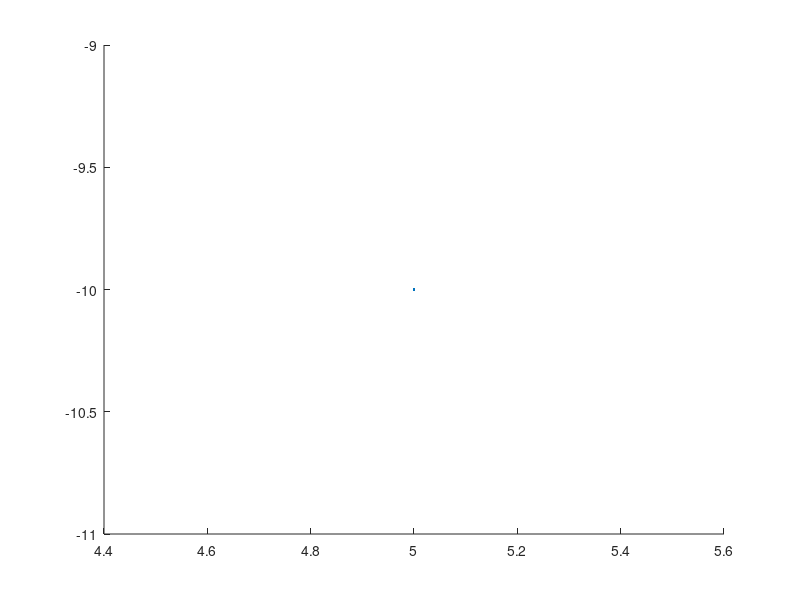

Write MATLAB code to recreate this figure. (Note: this script raises an error after producing the figure.)

function task_1_9_plot_bezier_equidistant_points_solution()
    figure();
    pt1 = [ 5;-10];
    pt2 = [9; 38];
    pt3 = [38; -5];
    pt4 = [45; 15];

    cla
    placelabel(pt1,'pt_1');
    placelabel(pt2,'pt_2');
    placelabel(pt3,'pt_3');
    placelabel(pt4,'pt_4');
    xlim([0 50]);
    ylim([-15 45])
    axis equal;
    
    hold on;
    grid on;
    SAMPLES = 18;
    t = linspace(0,1,SAMPLES);
    pts =  kron((1-t).^3,pt1) +kron(((1-t).^2*3).*t,pt2) +  kron(3.*(t.^2).*(1-t),pt3) +kron(t.^3,pt4);
    plot(pts(1,:),pts(2,:),'LineWidth',2);
    
    for k=1:size(pts,2)
        plot(pts(1,k),pts(2,k),'-o','Color',[1 0 0],...
        'MarkerSize',8,...
        'MarkerEdgeColor',[1 0 0],...
        'MarkerFaceColor',[1 0 0]);
    end
    hold off
    
    %% Compute Bezier curve length
    arc_length = compute_arc_length_cubic_bezier(pt1, pt2, pt3, pt4, 3);
    fprintf('ARC LENGTH   3 samples = %f\n', arc_length);
    
    arc_length = compute_arc_length_cubic_bezier(pt1, pt2, pt3, pt4, 7);
    fprintf('ARC LENGTH   7 samples = %f\n', arc_length);
    
    arc_length = compute_arc_length_cubic_bezier(pt1, pt2, pt3, pt4, 10);
    fprintf('ARC LENGTH  10 samples = %f\n', arc_length);    
    
    arc_length = compute_arc_length_cubic_bezier(pt1, pt2, pt3, pt4, 100);
    fprintf('ARC LENGTH 100 samples = %f\n', arc_length);
    
    arc_length = compute_arc_length_cubic_bezier(pt1, pt2, pt3, pt4, 400);
    fprintf('ARC LENGTH 400 samples = %f\n', arc_length);
    
     %% Equidistance points
    equidistance_points(pt1, pt2, pt3, pt4, 400);
    
end

function total_dist = compute_arc_length_cubic_bezier(pt1, pt2, pt3, pt4, samples)
    SAMPLES = samples;
    t       = linspace(0,1,SAMPLES);
    pts     = kron((1-t).^3,pt1) + kron(3*(1-t).^2.*t,pt2) + kron(3*(1-t).*t.^2,pt3) + kron(t.^3,pt4);
    
    total_dist = 0.0;
    for k=1:size(pts,2)-1
        dist = sqrt((pts(1,k+1)-pts(1,k))^2 + (pts(2,k+1)-pts(2,k))^2);
        total_dist = total_dist + dist;
        %fprintf('pts(%03d)-->pts(%03d) = %f\n', k, k+1, dist);
    end
    %fprintf('ARC LENGTH = %f\n', total_dist);
end

function equidistance_points(pt1, pt2, pt3, pt4, samples)
    figure;
    cla
    grid on
    placelabel(pt1,'pt_1');
    placelabel(pt2,'pt_2');
    placelabel(pt3,'pt_3');
    placelabel(pt4,'pt_4');    
    xlim([0 50]);
    ylim([-15 45]);
    axis equal
    hold on;
    
    total_dist = compute_arc_length_cubic_bezier(pt1, pt2, pt3, pt4, samples);
    
    SAMPLES = samples;
    t = linspace(0,1,SAMPLES);
    pts = kron((1-t).^3,pt1) + kron(3*(1-t).^2.*t,pt2) + kron(3*(1-t).*t.^2,pt3) + kron(t.^3,pt4);

    plot(pts(1,:),pts(2,:),'LineWidth',2);
    
    current_dist = 0.0;
    hits = 0;
    EQUIDISTANCE_POINTS = 18;
    update_target = 1;
    
    for k=1:size(pts,2)-1
       if(update_target == 1)
            target = (total_dist/EQUIDISTANCE_POINTS) * hits;
            update_target = 0;
       end
       
       dist = sqrt((pts(1,k+1)-pts(1,k))^2 + (pts(2,k+1)-pts(2,k))^2);
       current_dist = current_dist + dist;
       %fprintf('Current dist = %f     Target = %f\n', current_dist, target);
       if(target < current_dist)
            plot(pts(1,k),pts(2,k),'o','Color',[0 0 1],...
            'MarkerSize',8,...
            'MarkerEdgeColor','b',...
            'MarkerFaceColor','b');    
            hits = hits + 1;
            update_target = 1;
            %fprintf('Hits = %02d\n', hits);
       end
    end
    hold off;
end

function placelabel(pt,str)
    x = pt(1);
    y = pt(2);
    h = line(x,y);
    %scatter(x,y,'o');
    h.Marker = '*';
    h = text(x,y,str);
    
    h.HorizontalAlignment = 'center';
    h.VerticalAlignment = 'bottom';
end
  
